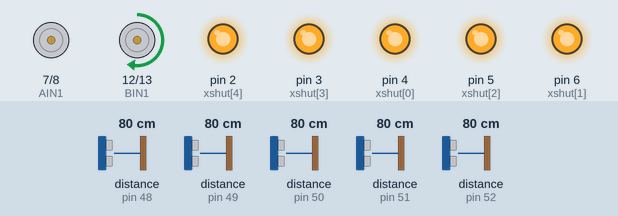
Recording of a sketch running on a simulated Arduino Uno, built with avr-gcc and run on an emulated ATmega328P. On the bench: motor-driver pin pairs drawn as motors (green arrow = first pin HIGH = forward, orange = second pin HIGH = backward, longer = more drive, scaled by the enable pin), output pins drawn as LEDs (lit = HIGH). Inputs (shaded band) come from the test bench; at power-on: distance to the obstacle (sensors on pin 49, pin 50, pin 51, pin 48, pin 52) 80 cm. What the sketch prints to the serial monitor is not drawn.

Above: at 4.2 s.
4.3 s: distance to the obstacle (sensor on pin 49) set to 16 cm
At 5.6 s:
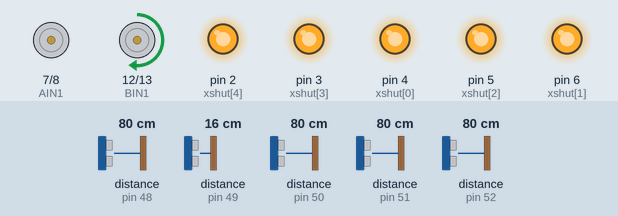
5.9 s: distance to the obstacle (sensor on pin 49) set to 13 cm
At 7.2 s:
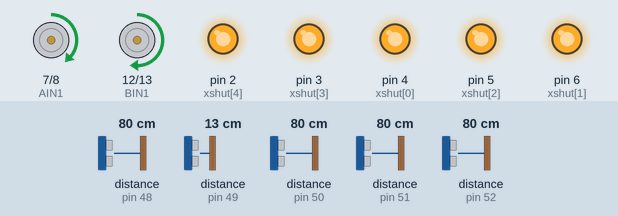
7.6 s: distance to the obstacle (sensor on pin 50) set to 2 cm
At 8.03 s:
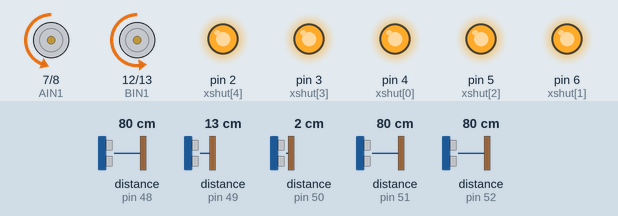
10.6 s: distance to the obstacle (sensor on pin 51) set to 2 cm
At 11.07 s:
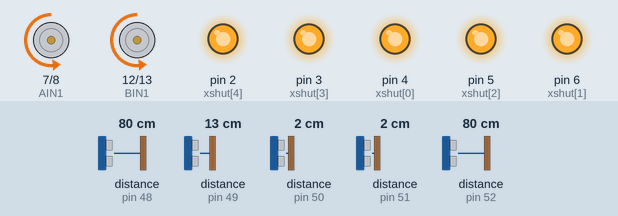
13.6 s: distance to the obstacle (sensor on pin 51) set to 18 cm
16.6 s: distance to the obstacle (sensor on pin 50) set to 6 cm
19.6 s: distance to the obstacle (sensor on pin 50) set to 9 cm
Timing chart, 0 to 27.9 s (numbered marks = the images above; inputs shaded):
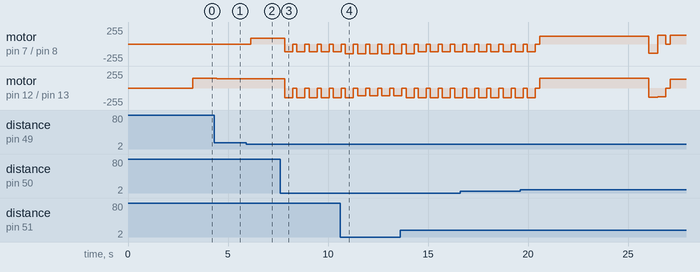

Measured:
- the behaviour switches between 15 and 14 cm on distance to the obstacle (sensor on pin 49) (found by bisection; images 1 and 2)
- after the input at 4.3 s, motor on pin 12 (BIN1) / pin 13 (BIN2): forward 144/255 → forward 140/255 after 0.13 s
- after the input at 5.9 s, motor on pin 7 (AIN1) / pin 8 (AIN2): stopped → forward 85/255 after 0.23 s; motor on pin 12 (BIN1) / pin 13 (BIN2): forward 140/255 → forward 137/255 after 0.23 s

The sketch:

robot_nn.ino
```cpp
// 미로 찾기 로봇: 진화시킨 신경망으로 달린다 (좌우반전 4x4 미로에서 벽 하나를 없앤 판, 길 폭 25cm, 로봇 반지름 6.5~8cm로 학습, 실기 오차를 넣어 학습한 개체)
// 센서 5개(VL53L0X) -> 신경망 -> 바퀴 2개(TB6612). 한 번 업로드하면 3초 뒤부터 혼자 달린다.
#include <Wire.h>
#include <VL53L0X.h>
#include <math.h>

// ===================== 여기만 바꾸면 되는 설정 =====================
// 센서가 꽂힌 XSHUT 핀. 순서: 왼90, 왼45, 앞, 오45, 오90 (도면 기준 실제 위치)
const int xshut[5] = {4, 6, 5, 3, 2};

// 바퀴: 신경망 출력 0번이 "왼쪽 바퀴", 1번이 "오른쪽 바퀴"다.
const bool LEFT_IS_A   = true;    // true: 모터 A가 왼쪽, B가 오른쪽.  반대로 꽂았으면 false
const bool INVERT_LEFT  = false;  // 왼쪽 바퀴가 뒤로 돌면 true
const bool INVERT_RIGHT = false;  // 오른쪽 바퀴가 뒤로 돌면 true

const int MAX_PWM = 150;          // 바퀴 최대 힘(0~255). 벽에 세게 부딪히면 줄이고, 너무 느리면 올린다
const int MIN_PWM = 80;           // 바퀴가 겨우 도는 최소 힘. 약한 명령에서 안 돌면 올리고, 튀면 내린다
const int  BACK_MM    = 70;       // 앞 센서가 이 값(mm) 이하면 벽에 막힌 것이니 앞으로 가지 않고 뒤로 뺀다 (앞 센서는 60 아래로 못 내려감)
const int  BACK45_MM  = 55;       // 왼앞/오른앞 센서가 이 값(mm) 이하면 모서리에 걸린 것이니 역시 뒤로 뺀다
const int  BACK_MS    = 400;      // 뒤로 가는 시간(ms)
const int  STUCK_MM   = 40;       // 0.5초 동안 센서 값이 이 합계(mm)보다 적게 변하면 "안 움직인다"로 본다
const float SENSOR_R_CM = 5.2;    // 센서 앞면에서 로봇 중심까지 거리(cm). 실제로 재서 맞춘다 (학습 때 5.2 가정)

// 앞 센서(파손) 보정
const int FRONT = 2;              // 센서 배열에서 앞 센서 번호
const int F_OFFSET_MM = 0;        // 앞 센서가 항상 크게 나오면 + (mm)
const int F_MIN_MM    = 60;       // 이 값 이하는 모두 "가까움"으로 처리
// ===================================================================

const int AIN1 = 7,  AIN2 = 8,  PWMA = 9;
const int BIN1 = 12, BIN2 = 13, PWMB = 10;
VL53L0X sensor[5];

// ===== 신경망 (시뮬레이터와 같은 계산: 센서 5개 -> 은닉 6개(tanh) -> 출력 2개(tanh)) =====
const int NIN = 5, NH = 6, NOUT = 2;
const float W1[NIN * NH] = {-1.40313f, 0.50529f, 1.46751f, 0.61581f, -1.93901f, -1.09648f, -1.22001f, 0.27793f, 3.70548f, 0.10578f, 0.89527f, -1.31385f, -0.60853f, 1.74274f, 0.59719f, -1.62422f, -1.00545f, -0.15875f, -2.51700f, -1.53008f, -0.13070f, 1.62577f, 1.51185f, -0.30253f, -1.22528f, -0.17927f, -0.65756f, -0.65072f, -0.03495f, -0.62887f};   // W1[센서*6 + 은닉]
const float BIAS1[NH]       = {-0.11809f, 0.54268f, -1.67155f, -3.06751f, -0.92586f, -1.22881f};
const float W2[NH * NOUT] = {-0.56173f, 0.83189f, -0.81851f, 1.93781f, -0.94487f, 2.16579f, -0.06897f, 0.53281f, 1.43500f, 0.74608f, 0.68642f, -1.61282f};  // W2[은닉*2 + 출력]
const float BIAS2[NOUT]     = {3.01783f, -1.83222f};

void think(const float *in, float *out) {
  float h[NH];
  for (int j = 0; j < NH; j++) {
    float v = BIAS1[j];
    for (int i = 0; i < NIN; i++) v += in[i] * W1[i * NH + j];
    h[j] = tanh(v);
  }
  for (int o = 0; o < NOUT; o++) {
    float v = BIAS2[o];
    for (int j = 0; j < NH; j++) v += h[j] * W2[j * NOUT + o];
    out[o] = tanh(v);
  }
}

int frontHist[3] = {1200, 1200, 1200};
int prevF = 1200, holdF = 0;             // 앞 센서가 가까운 값(<200)에서 갑자기 먼 값(>=1000)으로 튀면 최대 6번(0.3초)은 가까운 값으로 본다   // 앞 센서는 최근 3번 값의 가운데 값을 쓴다 (튀는 값 제거)

int median3(int a, int b, int c) {
  if ((a >= b && a <= c) || (a <= b && a >= c)) return a;
  if ((b >= a && b <= c) || (b <= a && b >= c)) return b;
  return c;
}

int readMM(int i) {
  int d = sensor[i].readRangeContinuousMillimeters();
  if (sensor[i].timeoutOccurred() || d > 1200) d = 1200;
  if (i == FRONT) {
    if (d >= 1000 && prevF < 200 && holdF < 6) { d = prevF; holdF++; }   // 너무 가까워서 센서가 값을 못 읽고 튄 경우
    else { holdF = 0; prevF = d; }
    frontHist[0] = frontHist[1]; frontHist[1] = frontHist[2]; frontHist[2] = d;
    d = median3(frontHist[0], frontHist[1], frontHist[2]) - F_OFFSET_MM;
    if (d < F_MIN_MM) d = F_MIN_MM;
  }
  if (d < 0) d = 0;
  return d;
}

void motor(int in1, int in2, int pwm, int speed) {     // speed: -255 ~ 255
  digitalWrite(in1, speed > 0 ? HIGH : LOW);
  digitalWrite(in2, speed < 0 ? HIGH : LOW);
  analogWrite(pwm, abs(speed));
}

int pwmOf(float v) {                                   // 약한 명령도 MIN_PWM부터 시작하도록 펴 준다
  if (fabs(v) < 0.05) return 0;
  int p = MIN_PWM + (int)((MAX_PWM - MIN_PWM) * fabs(v));
  return v > 0 ? p : -p;
}

void drive(float left, float right) {                  // -1 ~ 1
  int l = pwmOf(left), r = pwmOf(right);
  if (INVERT_LEFT) l = -l;
  if (INVERT_RIGHT) r = -r;
  if (LEFT_IS_A) { motor(AIN1, AIN2, PWMA, l); motor(BIN1, BIN2, PWMB, r); }
  else           { motor(AIN1, AIN2, PWMA, r); motor(BIN1, BIN2, PWMB, l); }
}

// ===== 끼임 탈출: 바퀴는 돌리는데 센서 값이 1.5초 동안 거의 안 바뀌면 뒤로 빼고 열린 쪽으로 돈다 =====
void recover(const int *mm) {
  drive(-0.8, -0.8); delay(450);                       // 뒤로
  if (mm[0] + mm[1] > mm[3] + mm[4]) drive(-0.7, 0.7); // 왼쪽이 더 열려 있으면 왼쪽으로 제자리 회전
  else                               drive(0.7, -0.7); // 아니면 오른쪽으로
  delay(380);
  drive(0, 0); delay(60);
}

// ===== 벽에 막히면 뒤로: 앞으로 밀지 않고 뒤로 빼면서 코를 열린 쪽으로 돌린다 =====
void backOff(const int *mm) {
  bool noseLeft;
  if (mm[FRONT] <= BACK_MM) noseLeft = (mm[0] + mm[1]) > (mm[3] + mm[4]);   // 앞이 막히면 더 열린 쪽으로
  else                      noseLeft = (mm[1] > mm[3]);                       // 모서리에 걸리면 먼 쪽(왼앞이 더 멀면 왼쪽)으로
  if (noseLeft) drive(-0.9, -0.5); else drive(-0.5, -0.9);                   // 뒤로 가면서 코를 돌린다
  delay(BACK_MS);
  drive(0, 0); delay(40);
}

void setup() {
  Serial.begin(115200);
  Wire.begin();
  pinMode(AIN1, OUTPUT); pinMode(AIN2, OUTPUT); pinMode(PWMA, OUTPUT);
  pinMode(BIN1, OUTPUT); pinMode(BIN2, OUTPUT); pinMode(PWMB, OUTPUT);
  drive(0, 0);
  for (int i = 0; i < 5; i++) { pinMode(xshut[i], OUTPUT); digitalWrite(xshut[i], LOW); }
  delay(10);
  for (int i = 0; i < 5; i++) {
    digitalWrite(xshut[i], HIGH);
    delay(10);
    sensor[i].setTimeout(500);
    if (!sensor[i].init()) {
      Serial.print("센서 시작 실패: "); Serial.println(i + 1);
      while (true) {}
    }
    sensor[i].setAddress(0x30 + i);
    sensor[i].startContinuous(50);
  }
  Serial.println("준비 완료. 3초 뒤 출발합니다.");
  delay(3000);
}

void loop() {
  float in[NIN], out[NOUT];
  int mm[5];
  for (int i = 0; i < 5; i++) {
    mm[i] = readMM(i);
    float cm = mm[i] / 10.0 + SENSOR_R_CM;             // 센서 값 -> 로봇 중심에서 벽까지 거리
    if (cm > 40.0) cm = 40.0;                          // 시뮬레이터와 같이 40cm에서 자름
    in[i] = cm / 40.0;
  }
  if (mm[FRONT] <= BACK_MM || mm[1] <= BACK45_MM || mm[3] <= BACK45_MM) {   // 앞이 막혔거나 모서리에 걸렸다: 신경망 말고 뒤로
    backOff(mm);
    return;
  }
  think(in, out);

  // 끼임 검사: 10번(약 0.5초)마다 센서 값이 얼마나 변했는지 본다
  static int ref[5] = {0, 0, 0, 0, 0}, cnt = 0, stuck = 0;
  if (++cnt >= 10) {
    int diff = 0;
    for (int i = 0; i < 5; i++) { diff += abs(mm[i] - ref[i]); ref[i] = mm[i]; }
    cnt = 0;
    float spd = (fabs(out[0]) + fabs(out[1])) / 2;     // 바퀴에 준 힘
    stuck = (diff < STUCK_MM && spd > 0.25) ? stuck + 1 : 0;
  }
  if (stuck >= 3) { recover(mm); stuck = 0; return; }  // 1.5초 연속이면 탈출 동작

  drive(out[0], out[1]);

  Serial.print("L90:"); Serial.print(mm[0]);
  Serial.print(" L45:"); Serial.print(mm[1]);
  Serial.print(" F:");   Serial.print(mm[2]);
  Serial.print(" R45:"); Serial.print(mm[3]);
  Serial.print(" R90:"); Serial.print(mm[4]);
  Serial.print("  -> 왼바퀴 "); Serial.print(out[0], 2);
  Serial.print(" 오른바퀴 "); Serial.println(out[1], 2);
}
```
